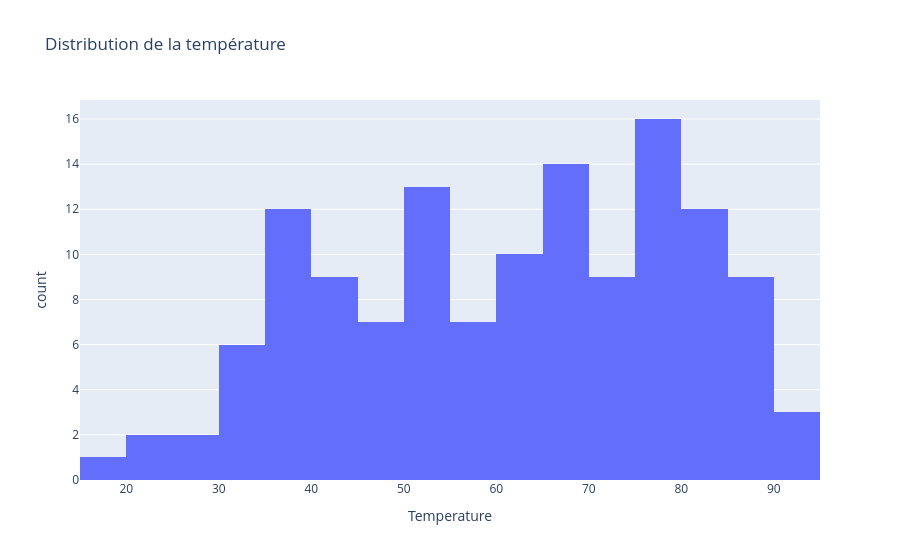

The notebook cell this image was saved under:
### Markdown cell above
#### Distribution de la temperature

### Code cell
px.histogram(df, x="Temperature", nbins=30,
             title="Distribution de la température")

### Figure 1 — Plotly figure (JSON) as saved in the notebook; plotly's stock layout.template omitted (floating-point values rounded to 4 significant figures; data arrays with more than 128 entries replaced by an {"elided": "..."} marker saying what was removed)
{"data": [{"alignmentgroup": "True", "bingroup": "x", "hovertemplate": "Temperature=%{x}<br>count=%{y}<extra></extra>", "legendgroup": "", "marker": {"color": "#636efa", "pattern": {"shape": ""}}, "name": "", "nbinsx": 30, "offsetgroup": "", "orientation": "v", "showlegend": false, "type": "histogram", "x": {"elided": "150 float values"}, "xaxis": "x", "yaxis": "y"}], "layout": {"barmode": "relative", "legend": {"tracegroupgap": 0}, "title": {"text": "Distribution de la température"}, "xaxis": {"anchor": "y", "domain": [0, 1], "title": {"text": "Temperature"}}, "yaxis": {"anchor": "x", "domain": [0, 1], "title": {"text": "count"}}}}
